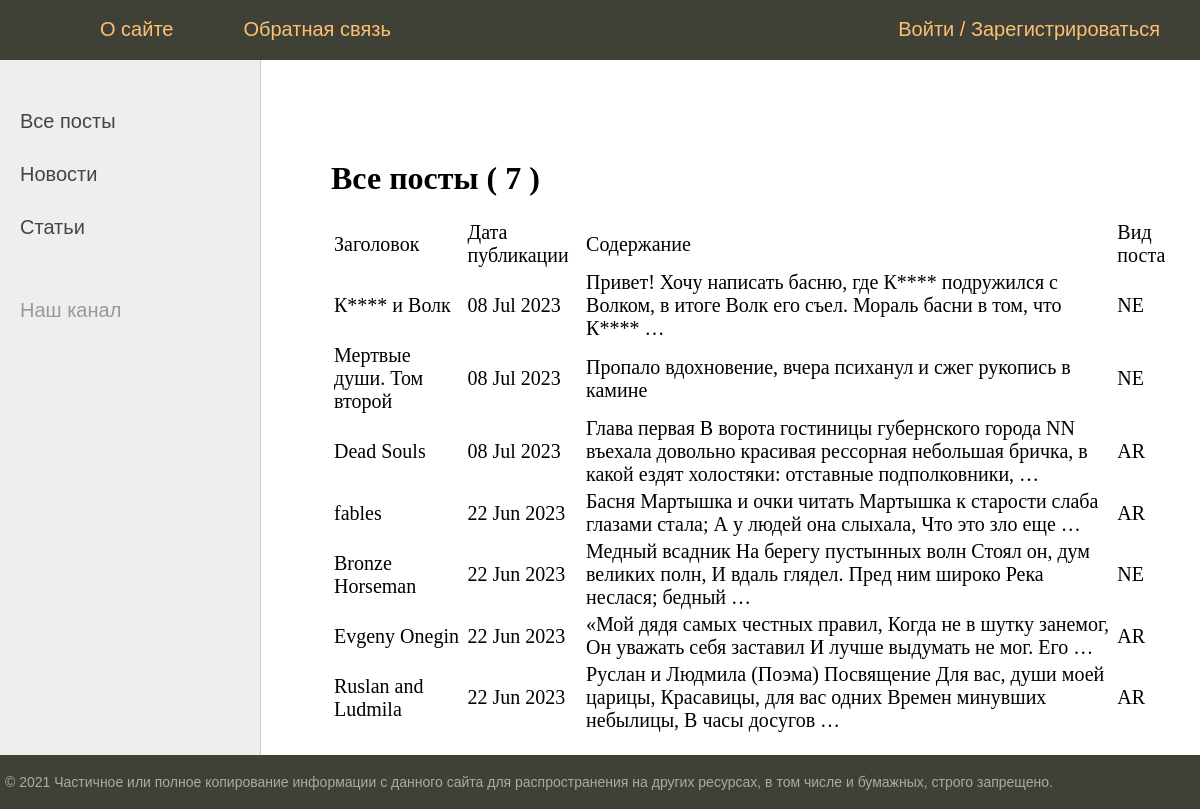
/posts/, run on an earlier commit of the app's database.
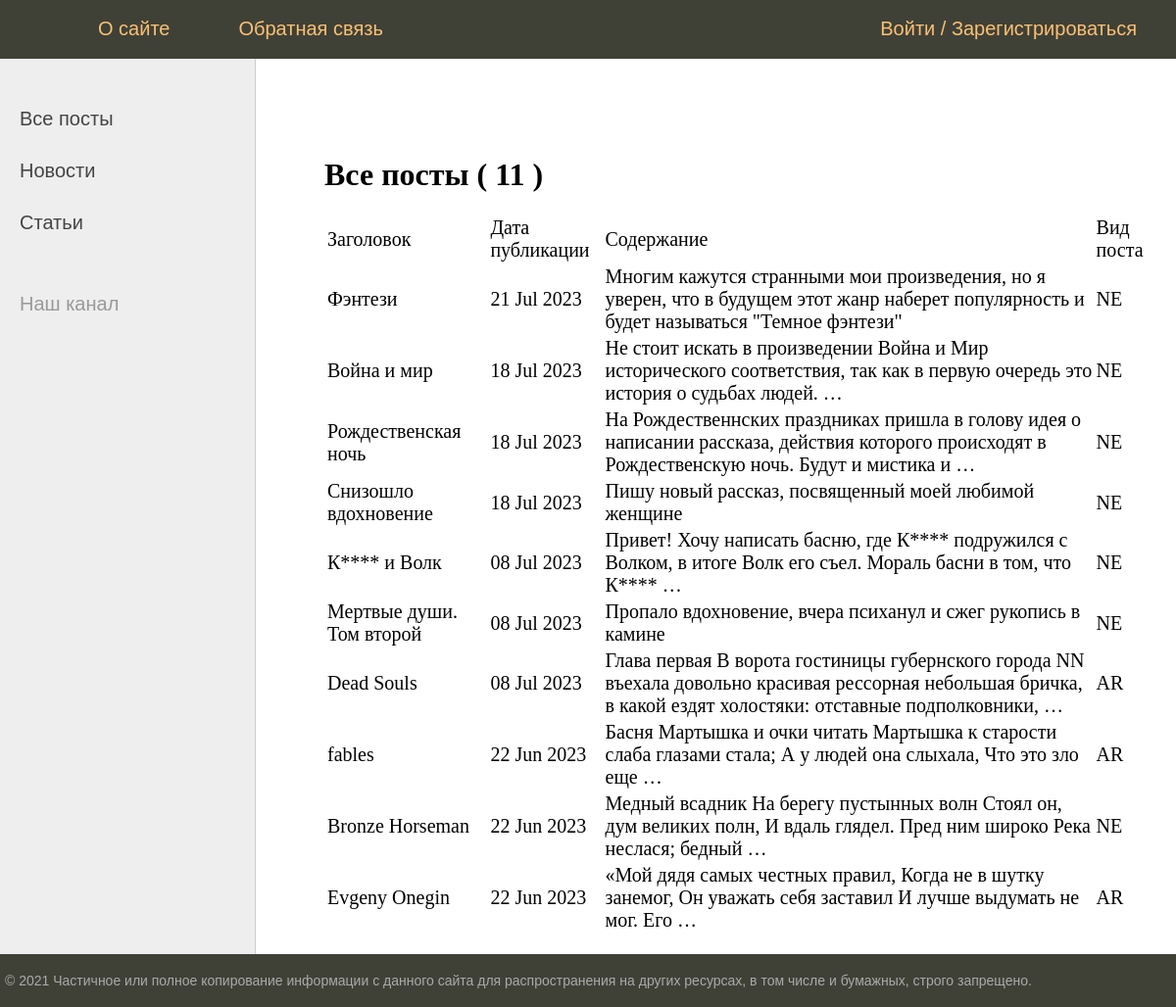
And on a later commit of the database.
### news/models.py (models this page shows, shortened)
class Post(models.Model):
    article_post = 'AR'
    news_post = 'NE'
    POSITIONS = [
        (article_post, 'Статья'),
        (news_post, 'Новость')
    ]
    author = models.ForeignKey(Author, on_delete=models.CASCADE)
    position = models.CharField(max_length=2,
                                choices=POSITIONS,
                                default=article_post)
    time_in = models.DateTimeField(auto_now_add=True)
    category = models.ManyToManyField(Category, through='PostCategory')
    header = models.CharField(max_length=255)
    text_post = models.TextField()
    rating_post = models.IntegerField(default=0)

### news/views.py (the view)
# urls.py: path('', PostList.as_view(), name = 'posts_all'),
class PostList(ListView):
    model = Post
    ordering = '-time_in'
    template_name = 'posts.html'
    context_object_name = 'posts'
    paginate_by = 10
    def get_context_data(self, **kwargs):
        context = super().get_context_data(**kwargs)
        context['news'] = Post.objects.all()
        context['menu'] = menu
        context['title'] = 'Все посты'
        context['is_not_author'] = not self.request.user.groups.filter(name='authors').exists()
        return context

### news/templatetags/custom_filters.py (called while the page is built)
@register.filter()
def censor(value):
    CENSORED_LIST = ['редиска', 'придурок', 'урод', 'глупый', 'тупой', 'злой', 'дурак', 'козел']
    if isinstance(value, str):
        str1 = value
        for censor_element in CENSORED_LIST:
            new_text = str1.replace(censor_element, censor_element[0] + "*" * (len(censor_element) - 1))  # замена по нижнему регистру
            str1 = new_text
            new_text = str1.replace(censor_element.capitalize(), censor_element[0].capitalize() + "*" * (len(censor_element) - 1))  # замена по верхнему регистру
            str1 = new_text
        value = str1
    else:
        raise TypeError('Фильтр "censor" может быть применен только к текстовому типу данных')
    return f'{value}'

### templates/posts.html (shortened to what this page needs)
{% extends 'flatpages/default.html' %}
{% load custom_filters %}
{% block content %}
    <h1>Все посты ( {{ news|length }} )</h1>
    {% if posts %}
        <table>
            <tr>
                <td> Заголовок </td>
                <td> Дата публикации </td>
                <td> Содержание </td>
                <td> Вид поста </td>
            </tr>
            {% for post in posts %}
                <tr>
                    <td> {{ post.header|censor }} </td>
                    <td> {{ post.time_in|date:'d M Y' }} </td>
                    <td> {{ post.text_post|censor|truncatewords:20 }} </td>
                    <td> {{ post.position }} </td>
                </tr>
            {% endfor %}
        </table>
    {% else %}
        <h2> Постов нет! </h2>
    {% endif %}
{% endblock content %}

### templates/flatpages/default.html (shortened to what this page needs)
{% load static %}
<!DOCTYPE html>
<html lang="en">
    <head>
        <link type="text/css" href="{% static 'news/css/styles.css' %}" rel="stylesheet" />
    </head>
    <body>
        <table class="table-page" border=0 cellpadding="0" cellspacing="0">
            <tr><td valign=top>
{% block mainmenu %}
		    <div class="header">
			    <ul id="mainmenu" class="mainmenu">
			    <li class="logo"><a href="{% url 'posts_all' %}"><div class="logo"></div></a></li>
{% for m in menu %}
	{% if not forloop.last %}
			<li><a href="{% url m.url_name %}">{{m.title}}</a></li>
	{% else %}
			{% if request.user.username %}
				<li class="last"> Вы вошли на сайт под именем: {{request.user.username}} |
					{% if is_not_author %}
						<button> <a href="sign/upgrade/"> Стать автором </a> </button>
					{% endif %}
					| <a href="{% url 'logout' %}">Выйти</a> </li>
			{% else %}
				<li class="last"><a href="{{ m.url_name }}">{{m.title}}</a></li>
			{% endif %}
	{% endif %}
{% endfor %}
			</ul>
		</div>
{% endblock mainmenu %}
<table class="table-content" border=0 cellpadding="0" cellspacing="0">
<tr>
	<td valign="top" class="left-chapters">
	<ul id="leftchapters">
		<li><a href="{% url 'posts_all' %}">Все посты</a></li>
		<li><a href="{% url 'news_all' %}">Новости</a></li>
		<li><a href="#">Статьи</a></li>
		<li class="share">
		<p>Наш канал</p>
		<a class="share-yt" href="https://www.youtube.com/channel/UClJzWfGWuGJL2t-3dYKcHTA/playlists" target="_blank" rel="nofollow"></a>
		</li>
	</ul>
</td>
<td valign="top" class="content">
	<div class="content-text">
{% block content %}
{% endblock %}
	</div>
</td></tr></table>
</td></tr>
<tr><td valign=top>
	<div id="footer">
		<p>&copy; 2021 Частичное или полное копирование информации с данного сайта для распространения на других ресурсах, в том числе и бумажных, строго запрещено.</p>
	</div>
</td></tr></table>
</body>
</html>

### static/css/styles.css (style rules this page uses)
html, body { font-family: 'Arial'; margin: 0; padding: 0; height: 100%; width: 100%; color: #444; }
a { color: #0059b2; text-decoration: none; }
.table-page { width: 100%; height: 100%; vertical-align: top; }
.table-page tr { height: 100%; }
.header { background: #3F4137; height: 60px; }
.logo { background: url('../images/logo.png') no-repeat 10px 5px; width: 70px; height: 60px; }
ul.mainmenu { list-style: none; margin: 0; padding: 0; height: 60px; color: #fdc073; font-size: 20px; overflow: hidden; }
ul.mainmenu li { float: left; margin: 18px 40px 0 30px; }
ul.mainmenu li.logo { margin: 0; }
ul.mainmenu li.last { float: right; }
ul.mainmenu li a { color: #fdc073; text-decoration: none; }
.table-content { width: 100%; min-height: 100%; height: 100%; }
.left-chapters { margin: 0; background: #eee; border-right: 1px solid #ccc; min-height: 100%; }
.left-chapters ul { width: 230px; min-height: 100%; margin: 0; padding: 20px 10px 10px 20px; list-style: none; font-size: 20px; }
.left-chapters ul li { margin: 30px 0 0 0; color: #999; }
.left-chapters ul li a { color: #444; text-decoration: none; }
.left-chapters ul li.share { margin: 60px 0 0 0; }
.left-chapters ul li.share p { margin: 30px 0 30px 0; }
.left-chapters ul li.share a { display: inline-block; width: 40px; height: 40px; margin: 0 20px 0 0; }
.left-chapters ul li.share a.share-yt { width: 100%; height: 30px; background: url('../images/share_yt.png') no-repeat 0 0 }
.content { padding: 40px 20px 20px 40px; width: 100%; box-sizing: border-box; }
.content-text { margin: 60px 0 0 30px; color: #000; font-size: 20px; font-family: Yandex Sans Display Light; }
.content-text h1 { font-size: 32px; }
#footer { box-sizing: border-box; background: #3F4137; padding: 5px; color: #aaa; font-size: 14px; font-family: Verdana, Geneva, Arial, Helvetica; text-align: left; overflow: hidden; }

What changed in the data, as far as the page shows it:
no longer on this page (row unchanged): Post: header|censor "Ruslan and Ludmila", time_in "22 Jun 2023", text_post|censor "Руслан и Людмила (Поэма) Посвящение Для вас, души моей царицы, Красавицы, для вас одних Времен минувших небылицы, В часы досугов …", position "AR"
added Post: header|censor "Фэнтези", time_in "21 Jul 2023", text_post|censor "Многим кажутся странными мои произведения, но я уверен, что в будущем этот жанр наберет популярность и будет называться \"Темное фэнтези\"", position "NE"
added Post: header|censor "Война и мир", time_in "18 Jul 2023", text_post|censor "Не стоит искать в произведении Война и Мир исторического соответствия, так как в первую очередь это история о судьбах людей. …", position "NE"
added Post: header|censor "Рождественская ночь", time_in "18 Jul 2023", text_post|censor "На Рождественнских праздниках пришла в голову идея о написании рассказа, действия которого происходят в Рождественскую ночь. Будут и мистика и …", position "NE"
added Post: header|censor "Снизошло вдохновение", time_in "18 Jul 2023", text_post|censor "Пишу новый рассказ, посвященный моей любимой женщине", position "NE"
Also different on the page:
{{ news|length }}: "7" → "11"
